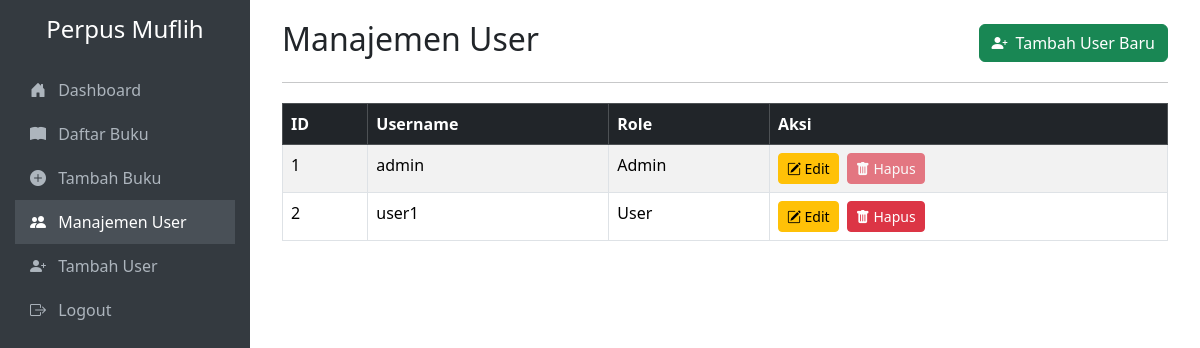
Page /pages/user/list_user.php (signed in) on the committed database.
### tables this page shows
CREATE TABLE users (
  id INT AUTO_INCREMENT PRIMARY KEY,
  username VARCHAR(50) NOT NULL UNIQUE,
  password VARCHAR(255) NOT NULL,
  role ENUM('admin', 'user') NOT NULL
);

### config/koneksi.php (called while the page is built, shortened)
<?php
function sanitize($data) {
    return htmlspecialchars($data, ENT_QUOTES, 'UTF-8');
}
?>

### pages/user/list_user.php (the view, shortened to what this page needs)
<?php
require_once '../../config/koneksi.php';
$role = $_SESSION['role'];
$sql = "SELECT id, username, role FROM users ORDER BY username ASC";
$result = mysqli_query($koneksi, $sql);
if ($result) {
    $users = mysqli_fetch_all($result, MYSQLI_ASSOC);
} else {
    die("Error fetching users: " . mysqli_error($koneksi));
}
?>
<!DOCTYPE html>
<html lang="id">
<head>
    <link href="https://cdn.jsdelivr.net/npm/bootstrap@5.3.3/dist/css/bootstrap.min.css" rel="stylesheet">
    <link rel="stylesheet" href="https://cdn.jsdelivr.net/npm/bootstrap-icons@1.11.3/font/bootstrap-icons.min.css">
</head>
<body>
    <nav class="sidebar">
        <h4 class="text-center mb-4">Perpus Muflih</h4>
        <ul class="nav flex-column">
            <li class="nav-item">
                <a class="nav-link" href="../../dashboard.php"><i class="bi bi-house-door-fill me-2"></i> Dashboard</a>
            </li>
            <li class="nav-item">
                <a class="nav-link" href="../buku/list_buku.php"><i class="bi bi-book-fill me-2"></i> Daftar Buku</a>
            </li>
            <?php if ($role === 'admin'): ?>
            <li class="nav-item">
                <a class="nav-link" href="../buku/tambah_buku.php"><i class="bi bi-plus-circle-fill me-2"></i> Tambah Buku</a>
            </li>
            <li class="nav-item">
                <a class="nav-link active" href="list_user.php"><i class="bi bi-people-fill me-2"></i> Manajemen User</a>
            </li>
             <li class="nav-item">
                <a class="nav-link" href="tambah_user.php"><i class="bi bi-person-plus-fill me-2"></i> Tambah User</a>
            </li>
            <?php endif; ?>
             <li class="nav-item mt-auto">
                <a class="nav-link" href="../../logout.php"><i class="bi bi-box-arrow-right me-2"></i> Logout</a>
            </li>
        </ul>
    </nav>
    <div class="content">
        <div class="container-fluid">
            <div class="d-flex justify-content-between align-items-center mb-3">
                 <h2>Manajemen User</h2>
                 <a href="tambah_user.php" class="btn btn-success"><i class="bi bi-person-plus-fill me-2"></i>Tambah User Baru</a>
            </div>
            <hr>
            <div class="table-responsive">
                <table class="table table-striped table-bordered table-hover">
                    <thead class="table-dark">
                        <tr>
                            <th>ID</th>
                            <th>Username</th>
                            <th>Role</th>
                            <th>Aksi</th>
                        </tr>
                    </thead>
                    <tbody>
                        <?php if (count($users) > 0): ?>
                            <?php foreach ($users as $user): ?>
                            <tr>
                                <td><?php echo sanitize($user['id']); ?></td>
                                <td><?php echo sanitize($user['username']); ?></td>
                                <td><?php echo sanitize(ucfirst($user['role'])); ?></td>
                                <td>
                                    <a href="edit_user.php?id=<?php echo $user['id']; ?>" class="btn btn-sm btn-warning me-1"><i class="bi bi-pencil-square"></i> Edit</a>
                                    <?php if ($user['id'] != $_SESSION['user_id']): ?>
                                        <a href="hapus_user.php?id=<?php echo $user['id']; ?>" class="btn btn-sm btn-danger" onclick="return confirm('Apakah Anda yakin ingin menghapus user ini?');"><i class="bi bi-trash-fill"></i> Hapus</a>
                                    <?php else: ?>
                                        <button class="btn btn-sm btn-danger" disabled><i class="bi bi-trash-fill"></i> Hapus</button>
                                    <?php endif; ?>
                                </td>
                            </tr>
                            <?php endforeach; ?>
                        <?php else: ?>
                            <tr>
                                <td colspan="4" class="text-center">Tidak ada data user ditemukan.</td>
                            </tr>
                        <?php endif; ?>
                    </tbody>
                </table>
            </div>
        </div>
    </div>
</body>
</html>

### pages/user/list_user.php (style rules this page uses)
body { display: flex; min-height: 100vh; flex-direction: row; }
.sidebar { width: 250px; background-color: #343a40; color: #fff; min-height: 100vh; padding: 15px; }
.sidebar a { color: #adb5bd; text-decoration: none; display: block; padding: 10px 15px; }
.sidebar a:hover, .sidebar a.active { color: #fff; background-color: #495057; }
.content { flex: 1; padding: 20px; }
.table-responsive { margin-top: 20px; }

### rows in the picture
users: id "1", username "admin", role "Admin", shows "Hapus"
users: id "2", username "user1", role "User"
